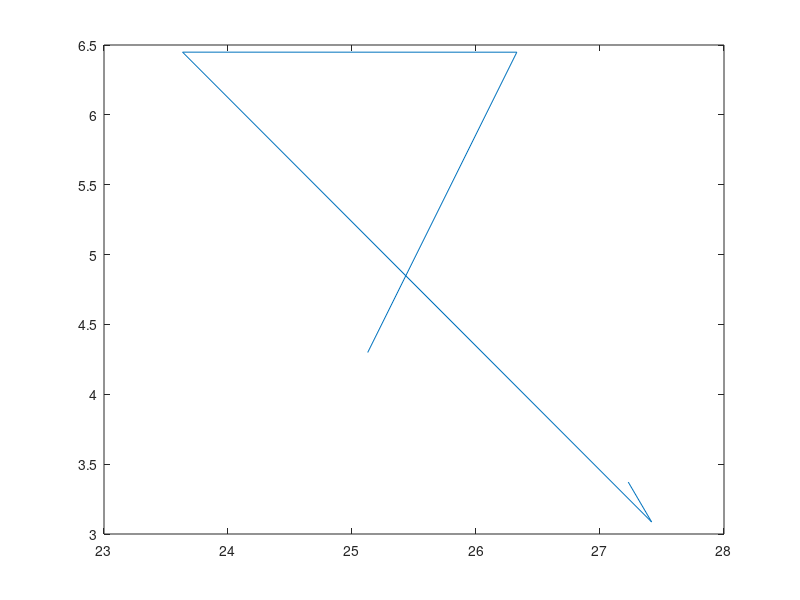

Write MATLAB code to recreate this figure.
% mean versus standard deviation in normal distribution

iter = input(' How many iterations?: ');
n    = input(' Number of values per iteration: ');
a    = input(' Mean of random: ');
b    = input(' SD of random: ');


for i = 1:iter
   k = (randn(n,1) + a) * b;
   mk(i) = mean(k);
   sk(i) = std(k);
    
end

figure
plot(mk,sk)
